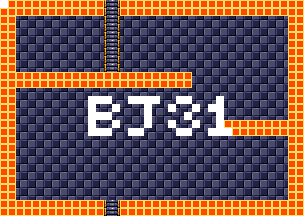

A 2D game scene composited from a Tiled map and its tileset images. What follows is a short description and the map's XML, with each tile layer's data collapsed to a summary:
An orthogonal 38x27 tile map with 8x8 px tiles, 4 tile layers (background, foreground, room numbers, Objects), 15 tilesets.

<map version="1.5" tiledversion="1.7.1" orientation="orthogonal" renderorder="right-down" width="38" height="27" tilewidth="8" tileheight="8" infinite="0" nextlayerid="11" nextobjectid="1">
 <tileset firstgid="1" source="tilesheets/tsKarniMata.tsx" />
 <tileset firstgid="1025" source="tilesheets/tsVoodooWasp.tsx" />
 <tileset firstgid="2049" source="tilesheets/tsBurial.tsx" />
 <tileset firstgid="3073" source="tilesheets/tsBlueTemple.tsx" />
 <tileset firstgid="4097" source="tilesheets/tsGoddess.tsx" />
 <tileset firstgid="5121" source="tilesheets/tsKonark.tsx" />
 <tileset firstgid="6145" name="sEnemies" tilewidth="8" tileheight="8" tilecount="1024" columns="32">
  <image source="../grapx/tilesheets/sObjects.bmp" trans="ff94ff" width="256" height="256" />
 </tileset>
 <tileset firstgid="7169" source="tilesheets/tsIceTemple.tsx" />
 <tileset firstgid="8193" source="tilesheets/tsLavaArea.tsx" />
 <tileset firstgid="9217" source="tilesheets/tsBossArea.tsx" />
 <tileset firstgid="10241" source="tilesheets/tsPegu.tsx" />
 <tileset firstgid="11265" source="tilesheets/sTiwanakuTemple.tsx" />
 <tileset firstgid="12289" source="tilesheets/sIndraTemple.tsx" />
 <tileset firstgid="13313" source="tilesheets/sTeleport.tsx" />
 <tileset firstgid="14337" source="tilesheets/sObjects.tsx" />
 <layer id="2" name="background" width="38" height="27">
  <data>[1026 cells, 1026 non-empty, 2 distinct tile ids]</data>
 </layer>
 <layer id="1" name="foreground" width="38" height="27">
  <data>[1026 cells, 318 non-empty, 3 distinct tile ids]</data>
 </layer>
 <layer id="7" name="room numbers" width="38" height="27">
  <data>[1026 cells, 40 non-empty, 1 distinct tile ids]</data>
 </layer>
 <layer id="10" name="Objects" width="38" height="27">
  <data>[1026 cells, 0 non-empty, 0 distinct tile ids]</data>
 </layer>
</map>
